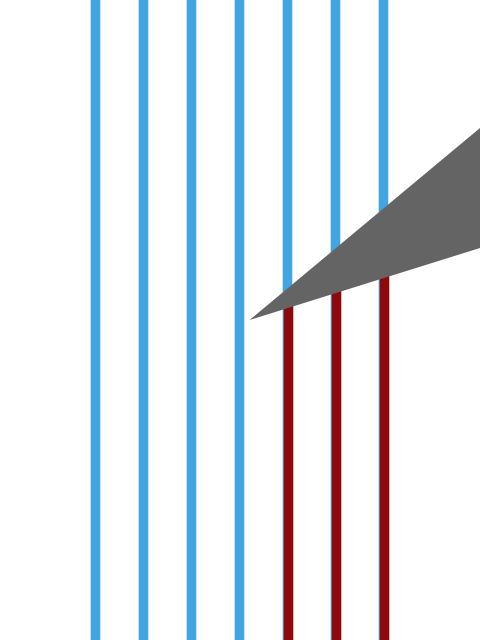
Frame 1 (no input)
Frame 2 (the mouse pressed at the canvas centre, redrawn once): identical to frame 1, image omitted

The Processing sketch that drew this single still picture (run headless with seeded random() and noise(); the mouse was pressed at the canvas centre and the sketch redrawn once):

// Processing sketch: psycho
// ── psycho.pde
// Manuale di Programmazione Cinematografica
// Daniele Olmisani, 2017

// Psycho (1960)


final color PAPER = color(255);
final color INK1 = color(65, 165, 225);
final color INK2 = color(140, 10, 10);
final color INK3 = color(100, 100, 100);

final float U = 0.002;


void setup() {
  size(480, 640);
  noLoop();
}


void draw() {
  
  final float F = min(width, height);
  
  translate(0.5*width, 0.5*height);
  scale(F);
  
  background(PAPER);
  
  strokeWeight(10*U);
  
  stroke(INK1);
  for (float i=-0.3; i<=0.3; i+=0.1) {
    line(i, -1, i, 1);
  }
  
  stroke(INK2);
  for (float i=0.1; i<=0.3; i+=0.1) {
    line(i, -i*0.5, i, 1);
  }
  
  fill(INK3);
  noStroke();
  triangle(0.02, 0, 0.5, -0.4, 0.5, -0.15);
  
  save("psycho.png");
}
